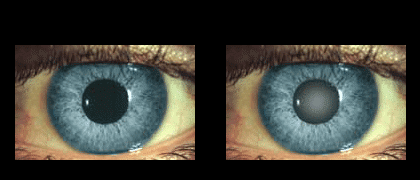
#> input picture Images/cat2.png, 420 x 180 px
$ python testing.py
#> lines starting #> are read from the running program, lines starting #| are printed output that depends on the picture; after the words box and inside, x2 and y2 are one past the last pixel; in counts of white or black regions, pixels touching at a corner belong together
import cv2
import numpy as np
import imutils


def nothing(x):
    pass


def adaptive_histogram(img):
    clahe = cv2.createCLAHE(clipLimit=5)
    gray_img_clahe = cv2.equalizeHist(img)
    gray_img_clahe = clahe.apply(gray_img_clahe)
    return gray_img_clahe


img1 = cv2.imread('Images/cat2.png')
#> img1 is the input picture: shape (180, 420, 3); mean B, G, R 55, 63.2, 63.5

if img1.shape[1] > 600:
    img1 = imutils.resize(img1, width=600)

cv2.namedWindow('Treshed')
cv2.createTrackbar('Treshold', 'Treshed', 0, 255, nothing)

while True:
    # Clone original image to not overlap drawings
    clone = img1.copy()

    # Convert to gray
    gray = cv2.cvtColor(clone, cv2.COLOR_BGR2GRAY)
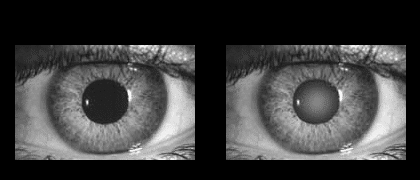
#> gray: shape (180, 420); min 0, max 247, mean 62.3

    # get current positions of four trackbars
    r = cv2.getTrackbarPos('Treshold', 'Treshed')

    # Thresholding the gray image
    ret, gray_threshed = cv2.threshold(gray, r, 255, cv2.THRESH_BINARY)
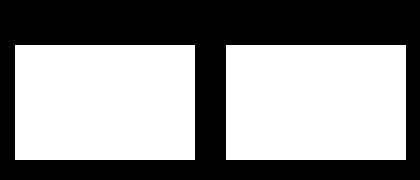
#> gray_threshed: shape (180, 420); 54.8% white; 1 black region, box (x1, y1, x2, y2) and area: (0, 0, 420, 180) 34200
#> ret = 0

    # Blur an image
    bilateral_filtered_image = cv2.bilateralFilter(gray_threshed, 5, 175, 175)

    # Detect edges
    edge_detected_image = cv2.Canny(bilateral_filtered_image, 75, 200)
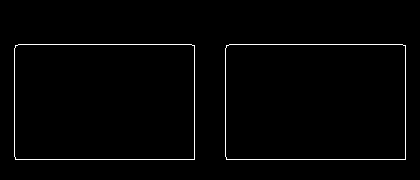
#> edge_detected_image: shape (180, 420); 1.6% white in thin lines or dots, all inside (x1, y1, x2, y2) = (14, 44, 406, 160)

    # Find contours
    contours, _ = cv2.findContours(edge_detected_image, cv2.RETR_TREE, cv2.CHAIN_APPROX_SIMPLE)
#> contours = 4 contours; box (x1, y1, x2, y2) and area: (225, 44, 406, 160) 20689, (14, 44, 195, 160) 20689, (225, 44, 406, 160) 20687, (14, 44, 195, 160) 20687

    contour_list = []
    for contour in contours:
        # approximte for circles
        approx = cv2.approxPolyDP(contour, 0.01 * cv2.arcLength(contour, True), True)
        area = cv2.contourArea(contour)
        if (len(approx) > 8) & (area > 30):
            contour_list.append(contour)
#> this loop made 4 passes
#> (approx, area) on passes 1 to 4: ([[226, 45], [226, 159], [405, 159], [405, 45]], 20689), ([[226, 46], [404, 45], [405, 158], [227, 159]], 20687), ([[15, 45], [15, 159], [194, 159], [194, 45]], 20689), ([[15, 46], [193, 45], [194, 158], [16, 159]], 20687)
#> after the loop, contour_list = []

    # Draw contours on the original image
    cv2.drawContours(clone, contour_list, -1, (255, 0, 0), 2)

    # there is an outer boundary and inner boundary for each eadge, so contours double
    print('Number of found circles: {}'.format(int(len(contour_list) / 2)))
#| Number of found circles: 0

    # Displaying the results
    cv2.imshow('Objects Detected', clone)
    cv2.imshow("Treshed", gray_threshed)

    # ESC to break
    k = cv2.waitKey(1) & 0xFF
#> (key Esc is pressed here)
    if k == 27:
        break

    # close all open windows
cv2.destroyAllWindows()
